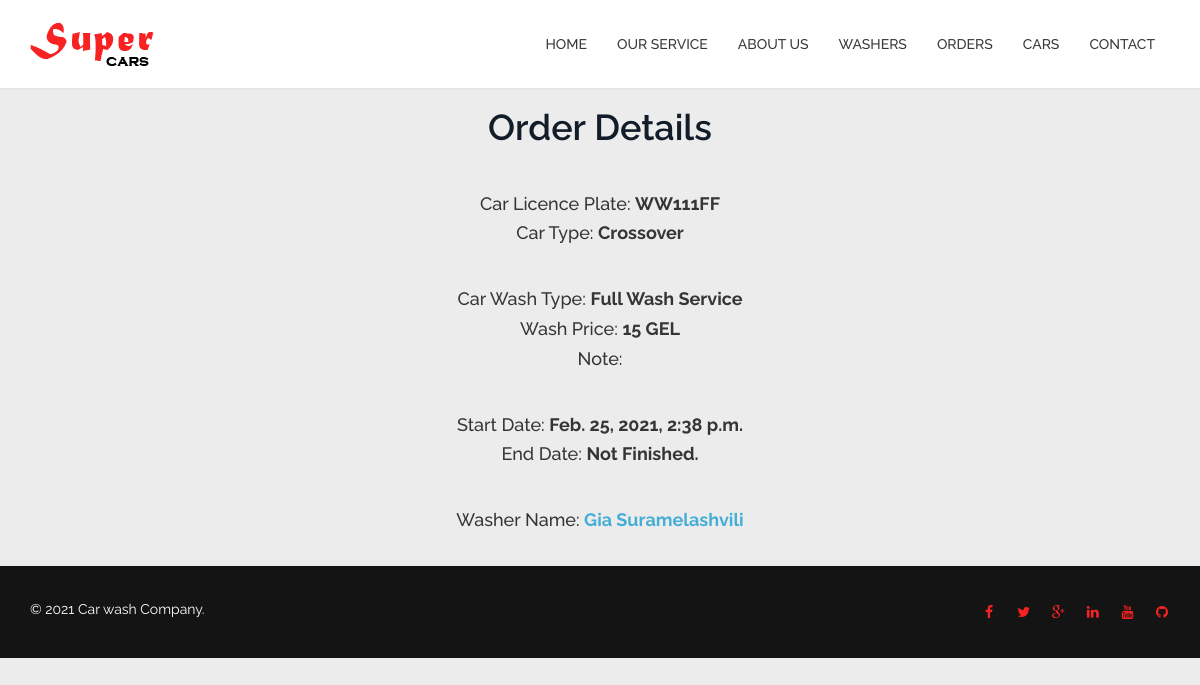
/19/order/, run on the app's committed database.
### serviceapp/models.py (models this page shows, shortened)
class Order(models.Model):
    car = models.ForeignKey(
        to='serviceapp.Car',
        on_delete=models.CASCADE,
        related_name='order')
    booth = models.ForeignKey(to='serviceapp.Booth', on_delete=models.PROTECT, related_name='order')
    start_date = models.DateTimeField(verbose_name=_('Scheduled time'))
    end_date = models.DateTimeField(verbose_name=_('End time'), null=True, blank=True)
    wash_type = models.ForeignKey(
        to='serviceapp.WashType',
        related_name='orders',
        on_delete=models.PROTECT,
    )
    note = models.TextField(null=True, blank=True, verbose_name=_('Note'))
    coupon = models.ForeignKey(
        to='serviceapp.Coupon', related_name='orders',
        on_delete=models.PROTECT,
        null=True, blank=True,
    )
    employee = models.ForeignKey(
        to='user.User',
        on_delete=models.SET_NULL,
        null=True,
        related_name='order')
    price = models.IntegerField()
    created_date = models.DateTimeField(auto_now_add=True)
    class Meta:
        verbose_name = _('Order')
        verbose_name_plural = _('Orders')

class Car(models.Model):
    licence_plate = models.CharField(max_length=20)
    car_type = models.ForeignKey(
        to='serviceapp.CarType',
        on_delete=models.SET_NULL,
        null=True,
        related_name='cars')
    class Meta:
        verbose_name = _('Car')
        verbose_name_plural = _('Cars')

class CarType(models.Model):
    name = models.CharField(max_length=45, verbose_name=_('Car Type'), unique=True)
    price = models.DecimalField(max_digits=4, decimal_places=2)
    def __str__(self):
        return self.name
    class Meta:
        db_table = 'car_type'

class WashType(models.Model):
    name = models.CharField(max_length=45, verbose_name=_('Car Type'), unique=True)
    percentage = models.IntegerField(verbose_name=_("Percentage of base price"), default=100)
    def __str__(self):
        return self.name

### user/models.py (models this page shows, shortened)
class User(AbstractUser):
    username = None
    email = models.EmailField(_('email address'), unique=True)
    birthdate = models.DateField(verbose_name=_('Birth Date'), )
    image = models.ImageField(verbose_name=_("Image"), upload_to='profiles')
    salary = models.DecimalField(max_digits=8, decimal_places=2, verbose_name=_('Salary'), help_text='in Lari',
                                 blank=True, null=True)
    share = models.DecimalField(max_digits=8, decimal_places=2, verbose_name=_('Share per wash'), help_text='%',
                                null=True, blank=True)
    phone_number = models.CharField(max_length=50, verbose_name=_('Phone Number'))
    hire_date = models.DateField(auto_now_add=True)
    status = models.PositiveSmallIntegerField(choices=Status.choices)
    objects = UserManager()
    USERNAME_FIELD = 'email'
    REQUIRED_FIELDS = []
    def __str__(self):
        return self.get_full_name()
    class Meta:
        verbose_name = _('Employee')
        verbose_name_plural = _('Employees')

### serviceapp/views.py (the view)
# urls.py: path('<int:pk>/order/', order_detail, name='order_detail'),
def order_detail(request: WSGIRequest, pk: int) -> HttpResponse:
    order = get_object_or_404(Order, pk=pk)
    return render(request, template_name='pages/order_details.html', context={
        'order': order
    })

### templates/pages/order_details.html (shortened to what this page needs)
{% extends 'layout.html' %}
{% load static %}
{% block content %}
    <div class="container">
        <h1 class="section-title text-center wow fadeInDown">Order Details</h1>
        <br>
        <p class="h4 text-center">Car Licence Plate: <b>{{ order.car.licence_plate }}</b></p>
        <p class="h4 text-center">Car Type: <b>{{ order.car.car_type }}</b></p>
        <br>
        <p class="h4 text-center">Car Wash Type: <b>{{ order.wash_type }}</b></p>
        <p class="h4 text-center">Wash Price: <b>{{ order.price }} GEL</b></p>
        <p class="h4 text-center">Note: <b>{{ order.note }} </b></p>
        <br>
        <p class="h4 text-center">Start Date: <b>{{ order.start_date }} </b></p>
        <p class="h4 text-center">End Date: <b>{{ order.end_date|default:'Not Finished.' }} </b></p>
        <br>
        <p class="h4 text-center">Washer Name: <a
                href="{% url 'wash:washer_detail' order.employee.id %}"><b>{{ order.employee }} </b></a></p>
        <br>
    </div>
{% endblock %}

### car_wash/static/serviceapp/css/forms.css (style rules this page uses)
h1, h2, h3, h4, h5, h6 { margin: 0px; }
.container { max-width: 1200px; }

### car_wash/static/serviceapp/css/styles.css (style rules this page uses)
body { padding-top: 88px; font-family: 'Raleway', sans-serif; font-weight: 400; color: #353535; line-height: 26px; background: #ececec; }
h1, h2, h3, h4, h5, h6 { font-weight: 600; font-family: 'Raleway', sans-serif; color: #121D29; }
a { color: #45aed6; -webkit-transition: color 400ms, background-color 400ms; -moz-transition: color 400ms, background-color 400ms; -o-transition: color 400ms, background-color 400ms; transition: color 400ms, background-color 400ms; }
p { font-size: 15px; }

### data on the page
Order: car.licence_plate "WW111FF", car.car_type "Crossover", wash_type "Full Wash Service", price "15", start_date "Feb. 25, 2021, 2:38 p.m.", end_date "Not Finished.", employee "Gia Suramelashvili"
